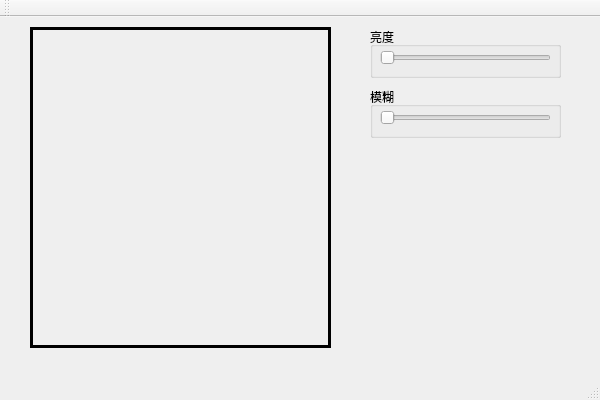
<?xml version="1.0" encoding="UTF-8"?>
<ui version="4.0">
 <class>opencv_exp_1_qtClass</class>
 <widget class="QMainWindow" name="opencv_exp_1_qtClass">
  <property name="geometry">
   <rect>
    <x>0</x>
    <y>0</y>
    <width>600</width>
    <height>400</height>
   </rect>
  </property>
  <property name="windowTitle">
   <string>OPENCV-用户交互窗口(with QT)</string>
  </property>
  <widget class="QWidget" name="centralWidget">
   <widget class="QLabel" name="image_label">
    <property name="geometry">
     <rect>
      <x>30</x>
      <y>10</y>
      <width>301</width>
      <height>321</height>
     </rect>
    </property>
    <property name="frameShape">
     <enum>QFrame::Box</enum>
    </property>
    <property name="lineWidth">
     <number>3</number>
    </property>
    <property name="text">
     <string/>
    </property>
   </widget>
   <widget class="QGroupBox" name="groupBox">
    <property name="geometry">
     <rect>
      <x>370</x>
      <y>10</y>
      <width>191</width>
      <height>51</height>
     </rect>
    </property>
    <property name="title">
     <string>亮度</string>
    </property>
    <widget class="QSlider" name="brightness_slider">
     <property name="geometry">
      <rect>
       <x>10</x>
       <y>20</y>
       <width>171</width>
       <height>22</height>
      </rect>
     </property>
     <property name="orientation">
      <enum>Qt::Horizontal</enum>
     </property>
    </widget>
   </widget>
   <widget class="QGroupBox" name="groupBox_2">
    <property name="geometry">
     <rect>
      <x>370</x>
      <y>70</y>
      <width>191</width>
      <height>51</height>
     </rect>
    </property>
    <property name="title">
     <string>模糊</string>
    </property>
    <widget class="QSlider" name="blur_slider">
     <property name="geometry">
      <rect>
       <x>10</x>
       <y>20</y>
       <width>171</width>
       <height>22</height>
      </rect>
     </property>
     <property name="orientation">
      <enum>Qt::Horizontal</enum>
     </property>
    </widget>
   </widget>
  </widget>
  <widget class="QMenuBar" name="menuBar">
   <property name="geometry">
    <rect>
     <x>0</x>
     <y>0</y>
     <width>600</width>
     <height>23</height>
    </rect>
   </property>
  </widget>
  <widget class="QToolBar" name="mainToolBar">
   <attribute name="toolBarArea">
    <enum>TopToolBarArea</enum>
   </attribute>
   <attribute name="toolBarBreak">
    <bool>false</bool>
   </attribute>
  </widget>
  <widget class="QStatusBar" name="statusBar"/>
 </widget>
 <layoutdefault spacing="6" margin="11"/>
 <resources>
  <include location="opencv_exp_1_qt.qrc"/>
 </resources>
 <connections/>
</ui>
